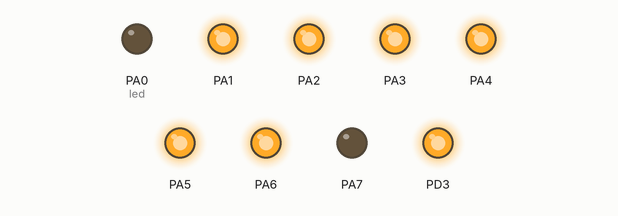
Recording of a program running on a simulated ATmega16, built with avr-gcc and emulated at 16 MHz. On the bench: output pins drawn as LEDs (lit = HIGH). What the program prints to the serial monitor is not drawn.

Above: at 0.2 s.
At 1.2 s:
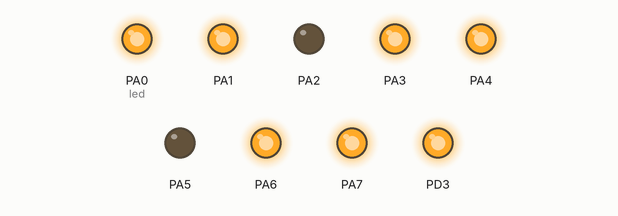
At 1.7 s:
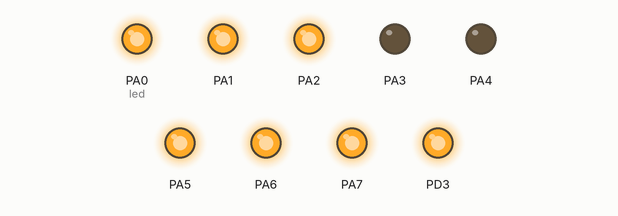
At 2.7 s:
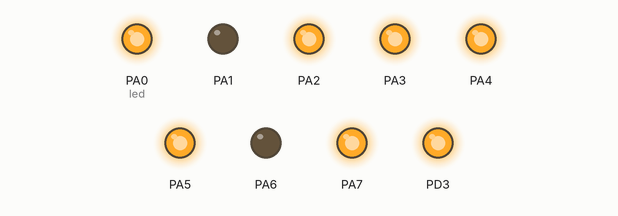
Timing chart, 0 to 4.6 s (numbered marks = the images above):
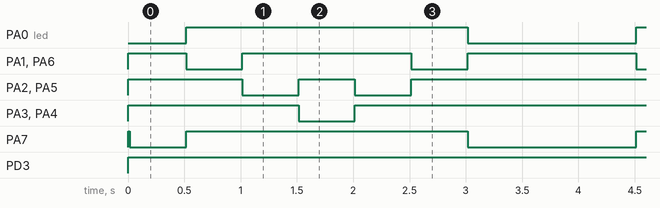

Measured:
- by itself, PA0 (led): alternates HIGH for 2.5 s and LOW for 1.5 s
- by itself, PA1, PA6: repeats every 2.0 s: LOW 0.50 s, HIGH 1.5 s
- by itself, PA2, PA5: repeats every 4.0 s: LOW 0.50 s, HIGH 0.50 s, LOW 0.50 s, HIGH 2.5 s
- by itself, PA3, PA4: repeats every 4.0 s: LOW 0.50 s, HIGH 3.5 s
- by itself, PA7: goes HIGH 0.02 s, LOW 0.50 s, 32 × (HIGH 2.5 s, LOW 1.5 s), then HIGH
- by itself, PD3: LOW → HIGH at 0.00 s

The program:

main.c
```c
#include <avr/io.h>
#include <util/delay.h>
#include <avr/interrupt.h>

#include <string.h>

#include "uart.h"

typedef unsigned char u8;
typedef signed char s8;

typedef void (*led_cbk_t)(void);

#define configure_leds(port) do {               \
        DDR##port = 0xFF;                       \
    } while (0)

#define light_leds(port, leds) do {                  \
        PORT##port = (~leds)&0xFF;                   \
    } while (0)

volatile u8 int_flag = 0;
#define int_ack(i) do {                       \
        int_flag |= 1 << (i);                 \
    } while (0)
#define int_clear_ack(i) do {                 \
        int_flag &= ~(1 << (i));              \
    } while (0)
#define int_received(i) (int_flag & (1 << (i)))

void led_cbk_0(void)
{
    u8 i;
    u8 led = 0;
    for (i=0;i<8;++i) {
        if (int_received(1))
            return;

        led = (1<<i) | (1<<(7-i));
        light_leds(A, led);
        if (i != 3 && i != 7)
            _delay_ms(500);
    }
}

void led_cbk_1(void)
{
    u8 i;
    u8 led = 0;
    for (i=0;i<16;++i) {
        if (int_received(1))
            return;

        if (i<8)
            led |= (1<<i);
        else
            led &= ~(1<<(i-8));
        light_leds(A, led);
        _delay_ms(500);
    }
}

#define LED_CBK_QTY 2
led_cbk_t led_cbk[LED_CBK_QTY] = {
    led_cbk_0,
    led_cbk_1,
};

volatile u8 cur_led_cbk = 0;

ISR(INT0_vect, ISR_BLOCK)
{
    u8 i;

    ++cur_led_cbk;
    if (cur_led_cbk >= LED_CBK_QTY)
        cur_led_cbk = 0;

    int_ack(0);
}

ISR(INT1_vect, ISR_BLOCK)
{
    u8 i;

    light_leds(A, 0xFF);
    for (i=0;i<8;++i) {
        light_leds(A, 1<<i);
        _delay_ms(50);
    }

    int_ack(1);
}

#define IT_LEVEL        0
#define IT_RAISING_EDGE 1
#define IT_FALLING_EDGE 2

void enable_interrupt(u8 it, u8 sence)
{
    /* switch (sence) { */
    /*     case IT_LEVEL: */
    /*         GICR &= ~(3<<it); */
    /*         break; */
    /*     case IT_RAISING_EDGE: */
    /*         GICR |= 3<<it; */
    /*         break; */
    /*     case IT_FALLING_EDGE: */
    /*         GICR |= 2<<it; */
    /*         break; */
    /* } */

    /* TIMSK |= 1 << it; */
}

int main(void)
{
    u8 cnt;

    configure_leds(A);
    light_leds(A, 0x0);

    enable_interrupt(0, IT_RAISING_EDGE);
    enable_interrupt(1, IT_LEVEL);

    DDRD = 0x08;
    PORTD = 0xF8;
    usart_init(9600);

    sei();

    light_leds(A, 0x1);
    {
        u8 hw[] = "HELLO WORLD\n";
        usart_write(hw, sizeof(hw)-1);
    }

    for (;;) {
        int_clear_ack(0);
        int_clear_ack(1);

        led_cbk[cur_led_cbk]();

        _delay_ms(1000);
    }

    return 0;
}
```

uart.c
```c
#include <avr/io.h>
#include <avr/interrupt.h>

/* #define INTERRUPT_DRIVEN */

#ifdef INTERRUPT_DRIVEN
static unsigned char usart_buffer[16];
static unsigned char usart_buffer_head = 0;
static unsigned char usart_buffer_tail = 0;

SIGNAL(SIG_USART1_RECV)
{
	usart_buffer[usart_buffer_head]=UDR1;
	usart_buffer_head++;
	usart_buffer_head &= 0xf;
}
#endif

int usart_read(unsigned char *buf, int max)
{
#ifdef INTERRUPT_DRIVEN
	int i=0;
	cli();
	while (usart_buffer_head != usart_buffer_tail && i<max)
	{
		buf[i] = usart_buffer[usart_buffer_tail];
		usart_buffer_tail++;
		usart_buffer_tail &= 0xf;
		i++;
	}
	sei();
	return i;
#else
	while (!(UCSRA & (1<<RXC)));
	*buf = UDR;
	return 1;
#endif
}

char usart_buffer_poll(void)
{
#ifdef INTERRUPT_DRIVEN
	cli();
	if (usart_buffer_head != usart_buffer_tail) {
		sei();
		return 1;
	}
	sei();
	return 0;
#else
	return UCSRA & (1<<RXC);
#endif
}

void usart_init(unsigned int baud)
{
    unsigned short ubrr = (((F_CPU / baud) >> 4) - 1);

	cli();
	UBRRH = (unsigned char)(ubrr>>8);
	UBRRL = (unsigned char)baud;

	UCSRA = 0;
#ifdef INTERRUPT_DRIVEN
	UCSRB = (1<<RXEN)|(1<<TXEN)|(1<<RXCIE);
#else
    UCSRB = (1<<RXEN)|(1<<TXEN);
#endif
	UCSRC = (1 << URSEL)|(1 << UCSZ1)|(1 << UCSZ0);
	sei();
}

void usart_write(const unsigned char *data, int len)
{
	int i;
	for (i=0; i<len; i++)
	{
		// wait for buffer to be empty
		while (!(UCSRA & (1<<UDRE)));
		UDR = data[i];
        //		data++;
	}
	// wait for complete transfer
	while (!(UCSRA & (1<<TXC)));
}

unsigned char usart_wait_byte(void)
{
	unsigned char c;
	while (!usart_buffer_poll());
	usart_read(&c, 1);
	return c;
}
```

uart.h
```c
#ifndef _UART_H_
#define _UART_H_

int usart_read(unsigned char *buf, int max);
void usart_write(const unsigned char *data, int len);

char usart_buffer_poll(void);
unsigned char usart_wait_byte(void);

void usart_init(unsigned int baud);

#endif
```
